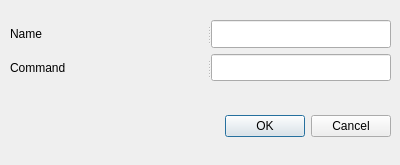
<?xml version="1.0" encoding="UTF-8"?>
<ui version="4.0">
 <class>DialogCustomActions</class>
 <widget class="QDialog" name="DialogCustomActions">
  <property name="geometry">
   <rect>
    <x>0</x>
    <y>0</y>
    <width>400</width>
    <height>165</height>
   </rect>
  </property>
  <property name="minimumSize">
   <size>
    <width>400</width>
    <height>165</height>
   </size>
  </property>
  <property name="maximumSize">
   <size>
    <width>400</width>
    <height>165</height>
   </size>
  </property>
  <property name="windowTitle">
   <string>Command Editor</string>
  </property>
  <widget class="QDialogButtonBox" name="buttonBox">
   <property name="geometry">
    <rect>
     <x>10</x>
     <y>110</y>
     <width>381</width>
     <height>32</height>
    </rect>
   </property>
   <property name="orientation">
    <enum>Qt::Horizontal</enum>
   </property>
   <property name="standardButtons">
    <set>QDialogButtonBox::Cancel|QDialogButtonBox::Ok</set>
   </property>
  </widget>
  <widget class="QWidget" name="">
   <property name="geometry">
    <rect>
     <x>10</x>
     <y>20</y>
     <width>381</width>
     <height>61</height>
    </rect>
   </property>
   <layout class="QVBoxLayout" name="verticalLayout">
    <item>
     <widget class="QSplitter" name="splitter_2">
      <property name="orientation">
       <enum>Qt::Horizontal</enum>
      </property>
      <widget class="QLabel" name="labelName">
       <property name="text">
        <string>Name</string>
       </property>
      </widget>
      <widget class="QLineEdit" name="lineEditName">
       <property name="maximumSize">
        <size>
         <width>180</width>
         <height>16777215</height>
        </size>
       </property>
      </widget>
     </widget>
    </item>
    <item>
     <widget class="QSplitter" name="splitter">
      <property name="orientation">
       <enum>Qt::Horizontal</enum>
      </property>
      <widget class="QLabel" name="labelCommand">
       <property name="text">
        <string>Command</string>
       </property>
      </widget>
      <widget class="QLineEdit" name="lineEditCommand">
       <property name="maximumSize">
        <size>
         <width>180</width>
         <height>16777215</height>
        </size>
       </property>
      </widget>
     </widget>
    </item>
   </layout>
  </widget>
 </widget>
 <resources/>
 <connections>
  <connection>
   <sender>buttonBox</sender>
   <signal>accepted()</signal>
   <receiver>DialogCustomActions</receiver>
   <slot>accept()</slot>
   <hints>
    <hint type="sourcelabel">
     <x>248</x>
     <y>254</y>
    </hint>
    <hint type="destinationlabel">
     <x>157</x>
     <y>274</y>
    </hint>
   </hints>
  </connection>
  <connection>
   <sender>buttonBox</sender>
   <signal>rejected()</signal>
   <receiver>DialogCustomActions</receiver>
   <slot>reject()</slot>
   <hints>
    <hint type="sourcelabel">
     <x>316</x>
     <y>260</y>
    </hint>
    <hint type="destinationlabel">
     <x>286</x>
     <y>274</y>
    </hint>
   </hints>
  </connection>
 </connections>
</ui>
